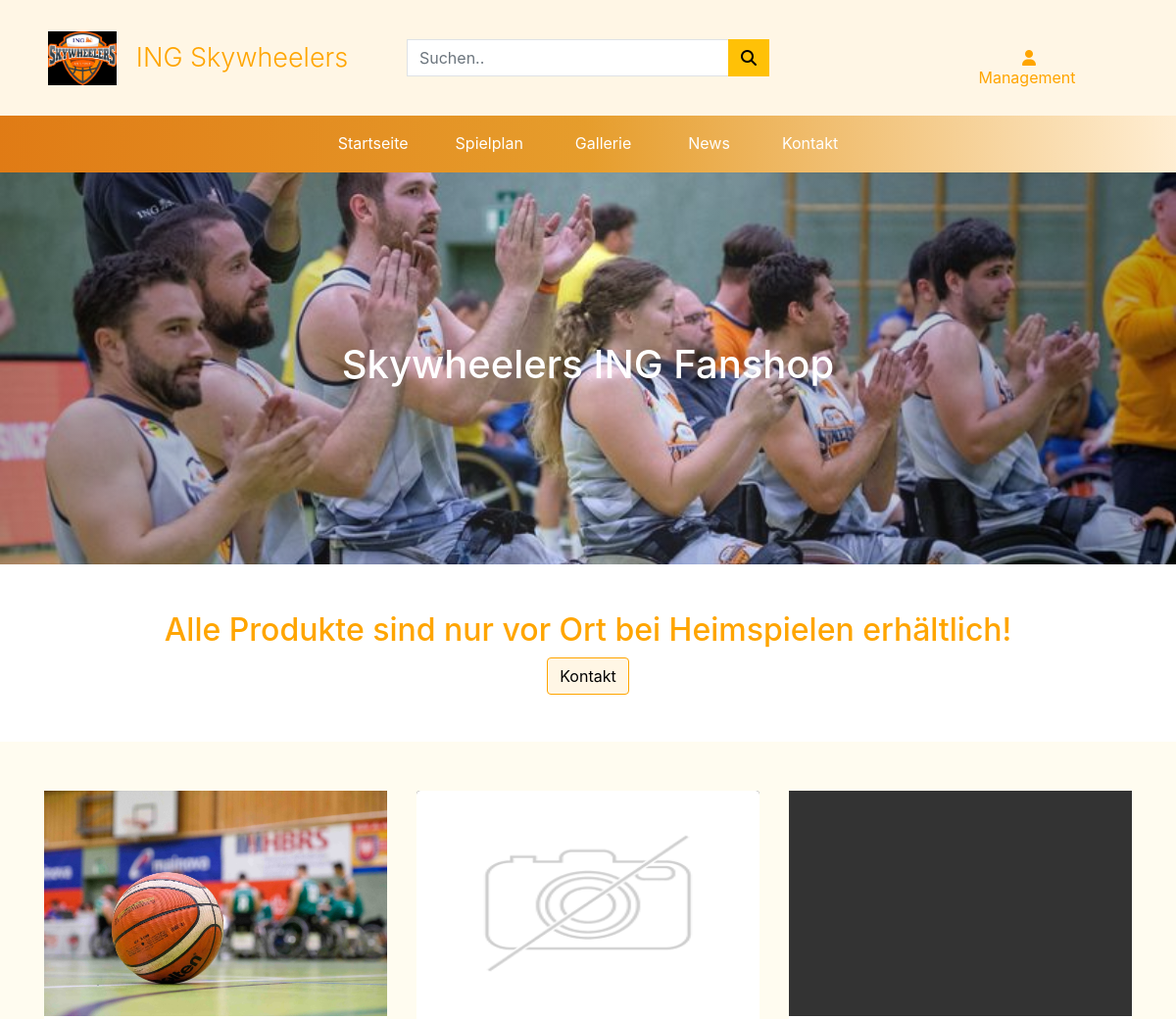
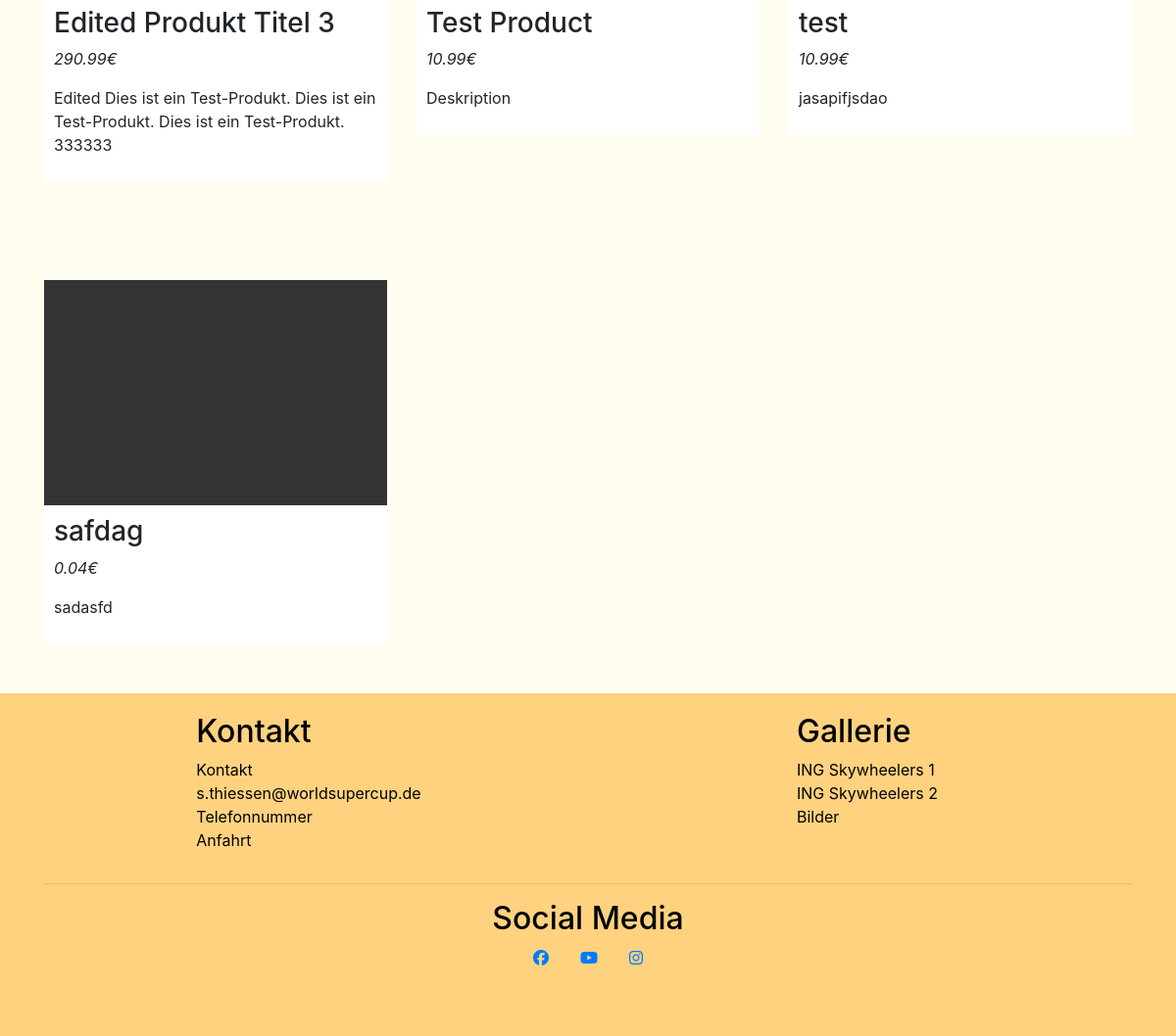
The app's page /fanshop/ with its own data (2 pictures, top to bottom).
### fanshop/models.py (models this page shows, shortened)
class BannerImage(models.Model):
    page_title = models.CharField(max_length=100, null=False, blank=False, default='')
    banner = models.ImageField(null=False, blank=False)

class Product(models.Model):
    friendly_name = models.CharField(max_length=254, null=False, blank=False, default='')
    name = models.CharField(max_length=254, null=False, blank=False, default='')
    image = models.ImageField(null=True, blank=True)
    description = models.TextField()
    price = models.DecimalField(max_digits=6, decimal_places=2)

### fanshop/views.py (the view)
# urls.py: path('', views.fanshop_page, name='fanshop'),
def fanshop_page(request):
    banner = BannerImage.objects.all()
    products = Product.objects.all()
    context = {
        'banner': banner,
        'products': products
    }
    return render(request, 'fanshop/fanshop.html', context)

### fanshop/templates/fanshop/fanshop.html (shortened to what this page needs)
{% extends 'base.html' %}
{% load static %}
{% block css %}
<link rel="stylesheet" href="{% static 'css/fanshop.css' %}">
{% endblock %}
{% block content %}
<section>
    <div class="container-fluid">
        <div class="row">
            <div class="col p-0">
                {% for img in banner %}
                <div class="fanshop-banner text-center"style="background-image: linear-gradient(to right, rgba(0, 0, 0, 0.3), rgba(255, 255, 255, 0.1), rgba(0, 0, 0, 0.3)), url('{{ img.banner.url }}');">
                    <h1>{{ img.page_title }}</h1>
                </div>
                {% endfor %}
            </div>
        </div>
    </div>
</section>
<section>
    <div class="container-fluid">
        <div class="row">
            <div class="col my-5 text-center">
                <h2 class="orange-text">Alle Produkte sind nur vor Ort bei Heimspielen erhältlich!</h2>
                <a href="{% url 'contactPage' %}"class="btn btn-outline-warning-edit">Kontakt</a>
            </div>
        </div>
    </div>
</section>
<section class="orange-bg">
    <div class="container">
        <div class="row">
            {% for detail in products %}
            <div class="col-lg-4 col-md-6 col-xs-12">
                <div class="product-wrap">
                    {% if detail.image %}
                        <div class="product-image rounded-0" style="background-image: url('{{ detail.image.url }}');" alt="{{ detail.name }}"></div>
                    {% else %}
                        <img class="product-image rounded-top" src="{{ MEDIA_URL }}noimage.png"
                            alt="{{ detail.name }}" />
                    {% endif %}
                    <div class="product-details rounded-0">
                        <h3>{{detail.name}}</h3>
                        <p><em>{{detail.price}}€</em></p>
                        <p>{{detail.description}}</p>
                    </div>
                </div>
            </div>
            {% endfor %}
        </div>
    </div>
</section>
{% endblock %}

### static/css/base.css (style rules this page uses)
.btn-outline-warning-edit { color: orange; background-color: rgb(255, 165, 0, 0.1); border-color: orange; }
.orange-text { color: orange; }

### fanshop/static/css/fanshop.css (style rules this page uses)
.orange-bg { background-color: #fffcf0; }
.orange-text { color: orange }
.btn { color: #000; }
.fanshop-banner { width: 100%; height: 50vh; background-position: center; background-repeat: no-repeat; background-size: cover; display: flex; align-items: center; justify-content: center; color: white; }
.product-wrap { margin: 50px 0; }
.product-image { width: 100%; height: 230px; background-color: #333; background-repeat: no-repeat; background-position: center; background-size: cover; }
.product-details { background-color: white; padding: 10px; }

### records on screen
BannerImage: banner (picture), page_title "Skywheelers ING Fanshop"
Product: image (picture), name "Edited Produkt Titel 3", price "290.99", description "Edited Dies ist ein Test-Produkt. Dies ist ein Test-Produkt. Dies ist ein Test-Produkt. 333333"
Product: name "Test Product", price "10.99", description "Deskription"
Product: name "test", price "10.99", description "jasapifjsdao"
Product: name "safdag", price "0.04", description "sadasfd"
